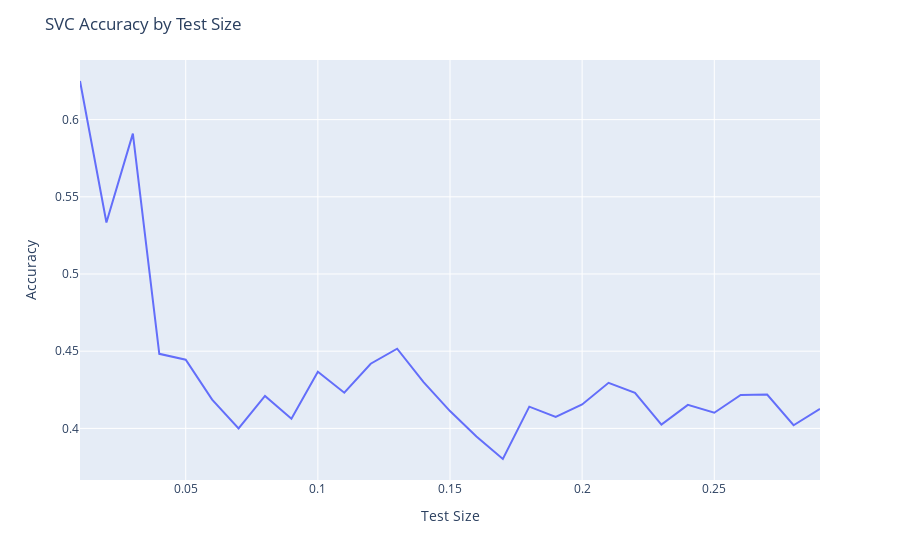

The code cell stored with this chart in its notebook:
### Code cell
fig = px.line(x=sizes, y=scores, labels={"x": "Test Size", "y": "Accuracy"})
fig.update_layout(title="SVC Accuracy by Test Size")
fig.show()

### Figure 1 — Plotly figure (JSON) as saved in the notebook; plotly's stock layout.template omitted (floating-point values rounded to 4 significant figures)
{"data": [{"hovertemplate": "Test Size=%{x}<br>Accuracy=%{y}<extra></extra>", "legendgroup": "", "line": {"color": "#636efa", "dash": "solid"}, "marker": {"symbol": "circle"}, "mode": "lines", "name": "", "orientation": "v", "showlegend": false, "type": "scatter", "x": [0.01, 0.02, 0.03, 0.04, 0.05, 0.06, 0.07, 0.08, 0.09, 0.1, 0.11, 0.12, 0.13, 0.14, 0.15, 0.16, 0.17, 0.18, 0.19, 0.2, 0.21, 0.22, 0.23, 0.24, 0.25, 0.26, 0.27, 0.28, 0.29], "xaxis": "x", "y": [0.625, 0.5333, 0.5909, 0.4483, 0.4444, 0.4186, 0.4, 0.4211, 0.4062, 0.4366, 0.4231, 0.4419, 0.4516, 0.43, 0.4112, 0.3947, 0.3802, 0.4141, 0.4074, 0.4155, 0.4295, 0.4231, 0.4024, 0.4152, 0.4101, 0.4216, 0.4219, 0.402, 0.4126], "yaxis": "y"}], "layout": {"legend": {"tracegroupgap": 0}, "margin": {"t": 60}, "title": {"text": "SVC Accuracy by Test Size"}, "xaxis": {"anchor": "y", "domain": [0, 1], "title": {"text": "Test Size"}}, "yaxis": {"anchor": "x", "domain": [0, 1], "title": {"text": "Accuracy"}}}}
